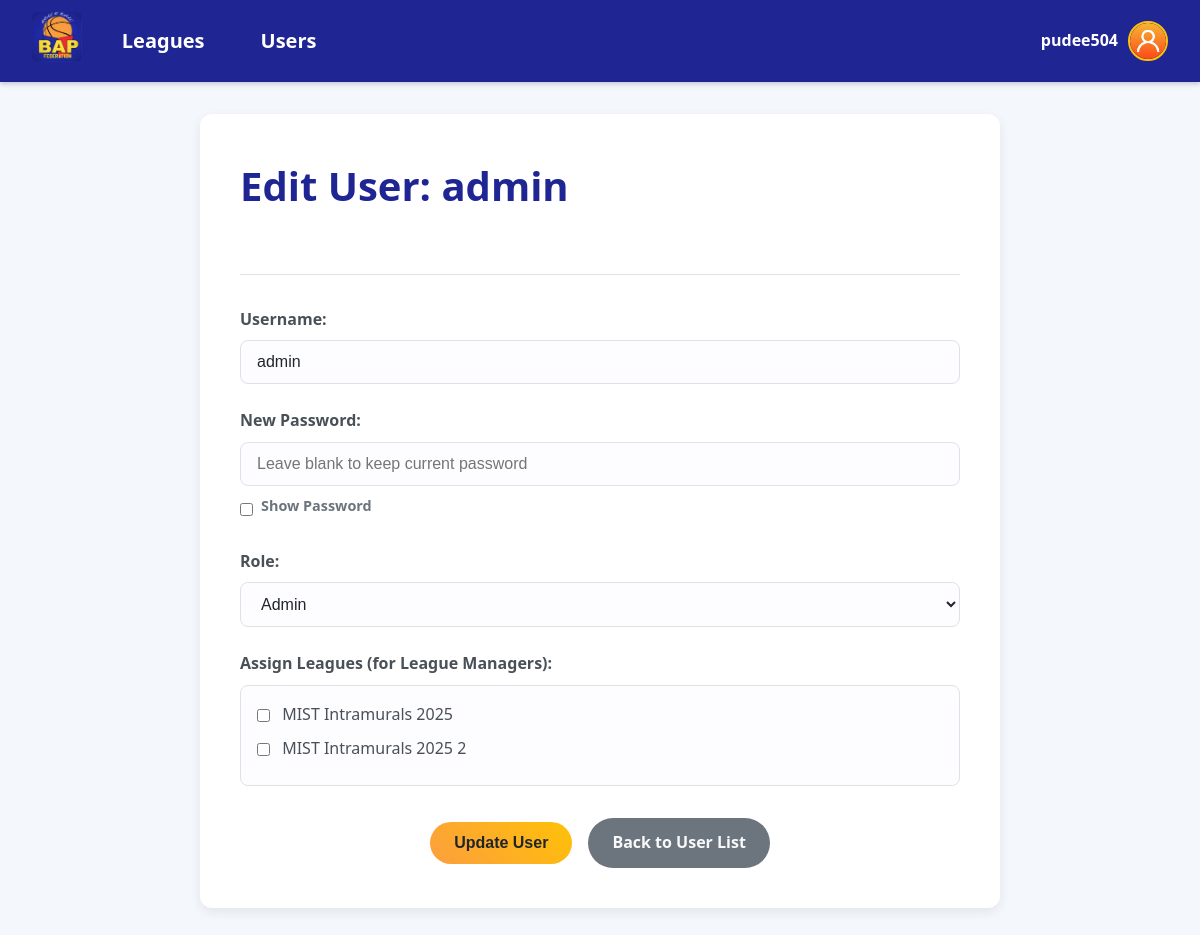
The page /edit_user.php?id=628497 (signed in) on the database its author committed.
### tables this page shows
CREATE TABLE IF NOT EXISTS `users` (
  `id` int NOT NULL AUTO_INCREMENT,
  `role_id` int NOT NULL,
  `username` varchar(100) NOT NULL,
  `password` varchar(255) NOT NULL,
  `created_at` timestamp NOT NULL DEFAULT CURRENT_TIMESTAMP,
  PRIMARY KEY (`id`),
  KEY `role_id` (`role_id`)
);

CREATE TABLE IF NOT EXISTS `role` (
  `id` int NOT NULL AUTO_INCREMENT,
  `role_name` varchar(25) NOT NULL,
  PRIMARY KEY (`id`)
);

CREATE TABLE IF NOT EXISTS `league` (
  `id` int NOT NULL AUTO_INCREMENT,
  `league_name` varchar(150) NOT NULL,
  `start_date` timestamp NOT NULL DEFAULT CURRENT_TIMESTAMP,
  `end_date` timestamp NOT NULL DEFAULT CURRENT_TIMESTAMP,
  `location` varchar(150) NOT NULL,
  `status` enum('Upcoming','Active','Completed') DEFAULT NULL,
  PRIMARY KEY (`id`)
);

### edit_user.php (the view, shortened to what this page needs)
<?php
$pdo = require 'db.php';
$user_id_to_edit = $_GET['id'] ?? null;
$stmt = $pdo->prepare("SELECT * FROM users WHERE id = ?");
$stmt->execute([$user_id_to_edit]);
$user = $stmt->fetch(PDO::FETCH_ASSOC);
$all_roles = $pdo->query("SELECT id, role_name FROM role ORDER BY role_name")->fetchAll(PDO::FETCH_ASSOC);
$all_leagues = $pdo->query("SELECT id, league_name FROM league ORDER BY league_name")->fetchAll(PDO::FETCH_ASSOC);
$stmt_assigned = $pdo->prepare("SELECT league_id FROM league_manager_assignment WHERE user_id = ?");
$stmt_assigned->execute([$user_id_to_edit]);
$current_assignments = $stmt_assigned->fetchAll(PDO::FETCH_COLUMN);
?>
<!DOCTYPE html>
<html lang="en">
<head>
    <link rel="stylesheet" href="style.css">
</head>
<body>
    <?php include 'includes/header.php'; ?>
    <main>
        <div class="form-container">
            <div class="page-header">
                <h1>Edit User: <?= htmlspecialchars($user['username']) ?></h1>
            </div>
            <form action="edit_user.php?id=<?= $user_id_to_edit ?>" method="POST">
                <div class="form-group">
                    <label for="username">Username:</label>
                    <input type="text" id="username" value="<?= htmlspecialchars($user['username']) ?>" disabled>
                </div>
                <div class="form-group">
                    <label for="password">New Password:</label>
                    <input type="password" id="password" name="password" placeholder="Leave blank to keep current password" pattern="(?=.*\d)(?=.*[a-z])(?=.*[A-Z])(?=.*[\W_]).{8,}" title="Password must contain at least one number, one uppercase, one lowercase, one special character, and be at least 8 characters long.">
                    <div class="password-toggle">
                        <input type="checkbox" id="togglePassword">
                        <label for="togglePassword">Show Password</label>
                    </div>
                </div>
                <div class="form-group">
                    <label for="role_id">Role:</label>
                    <select id="role_id" name="role_id" required>
                        <?php foreach ($all_roles as $role): ?>
                            <option value="<?= $role['id'] ?>" <?= ($user['role_id'] == $role['id']) ? 'selected' : '' ?>>
                                <?= htmlspecialchars($role['role_name']) ?>
                            </option>
                        <?php endforeach; ?>
                    </select>
                </div>
                <div class="form-group">
                    <label>Assign Leagues (for League Managers):</label>
                    <div class="league-checkbox-group">
                    <?php foreach ($all_leagues as $league): ?>
                        <label>
                            <input type="checkbox" name="leagues[]" value="<?= $league['id'] ?>" <?= in_array($league['id'], $current_assignments) ? 'checked' : '' ?>>
                            <?= htmlspecialchars($league['league_name']) ?>
                        </label>
                    <?php endforeach; ?>
                    </div>
                </div>
                <div class="form-actions">
                    <button type="submit" class="btn btn-primary">Update User</button>
                    <a href="users.php" class="btn btn-secondary">Back to User List</a>
                </div>
            </form>
        </div>
    </main>
</body>
</html>

### style.css (style rules this page uses)
:root { --bap-blue: #1f2593; --bap-orange: #fc9e3e; --bap-yellow: #FFC107; --bap-red: #D81B60; --text-dark: #212529; --text-light: #f8f9fa; --bg-light: #ffffff; --bg-main: #f4f7fc; --border-color: #dee2e6; --shadow: 0 4px 12px rgba(0, 0, 0, 0.08); }
* { margin: 0; padding: 0; box-sizing: border-box; }
body { font-family: 'Segoe UI', Tahoma, Geneva, Verdana, sans-serif; background-color: var(--bg-main); color: var(--text-dark); line-height: 1.6; }
.dashboard-container, .form-container { max-width: 1200px; margin: 2rem auto; background: var(--bg-light); padding: 2.5rem; border-radius: 12px; box-shadow: var(--shadow); }
.page-header { display: flex; justify-content: space-between; align-items: center; margin-bottom: 2rem; flex-wrap: wrap; gap: 1rem; border-bottom: 1px solid var(--border-color); padding-bottom: 1.5rem; }
.dashboard-container h1, .form-container h1, .page-header h1 { font-size: 2.5rem; color: var(--bap-blue); font-weight: 700; margin: 0; }
.form-container h1 { text-align: center; margin-bottom: 2rem; }
.form-container { max-width: 800px; }
.form-group { margin-bottom: 1.5rem; }
.form-group label { display: block; margin-bottom: 0.5rem; font-weight: 600; color: #495057; }
input[type="text"], input[type="date"], input[type="datetime-local"], input[type="password"], input[type="number"], select { width: 100%; padding: 0.75rem 1rem; font-size: 1rem; border: 1px solid var(--border-color); border-radius: 8px; background-color: #fdfdff; color: var(--text-dark); transition: border-color 0.3s ease, box-shadow 0.3s ease; }
.password-toggle { display: flex; align-items: center; justify-content: flex-start; margin-top: 0.5rem; font-size: 0.9rem; color: #ccc; }
.password-toggle input { width: auto; margin-right: 0.5rem; }
.password-toggle label { color: #6c757d; cursor: pointer; }
.btn { display: inline-block; padding: 0.75rem 1.5rem; border: none; border-radius: 50px; font-size: 1rem; font-weight: bold; text-decoration: none; cursor: pointer; transition: all 0.2s ease; text-align: center; }
.btn-primary { background: linear-gradient(45deg, var(--bap-orange), var(--bap-yellow)); color: var(--text-dark); }
.btn-secondary { background-color: #6c757d; color: var(--text-light); }
.form-actions { margin-top: 2rem; text-align: center; }

### edit_user.php (style rules this page uses)
.league-checkbox-group { max-height: 150px; overflow-y: auto; border: 1px solid var(--border-color); padding: 1rem; background-color: #fdfdff; border-radius: 8px; }
.league-checkbox-group label { display: block; font-weight: normal; margin-bottom: 0.5rem; cursor: pointer; }
.league-checkbox-group input[type="checkbox"] { width: auto; margin-right: 0.5rem; vertical-align: middle; }
.form-actions { display: flex; gap: 1rem; justify-content: center; align-items: center; margin-top: 2rem; }

### rows shown on the page
users: username "admin", role_id "Admin"
league: league_name "MIST Intramurals 2025"
league: league_name "MIST Intramurals 2025 2"

### other values the page prints
$_SESSION['username'] "pudee504"
